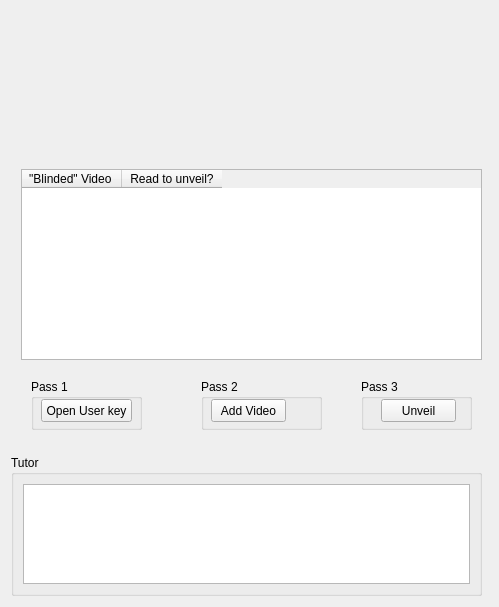
<?xml version="1.0" encoding="UTF-8"?>
<ui version="4.0">
 <class>telaUnveil</class>
 <widget class="QWidget" name="telaUnveil">
  <property name="geometry">
   <rect>
    <x>0</x>
    <y>0</y>
    <width>499</width>
    <height>607</height>
   </rect>
  </property>
  <property name="windowTitle">
   <string>Unveil &quot;blinded&quot; video files</string>
  </property>
  <layout class="QVBoxLayout" name="verticalLayout">
   <item>
    <widget class="QWidget" name="widget" native="true">
     <property name="minimumSize">
      <size>
       <width>451</width>
       <height>100</height>
      </size>
     </property>
     <widget class="QLabel" name="label">
      <property name="geometry">
       <rect>
        <x>10</x>
        <y>10</y>
        <width>461</width>
        <height>111</height>
       </rect>
      </property>
      <property name="minimumSize">
       <size>
        <width>0</width>
        <height>100</height>
       </size>
      </property>
      <property name="text">
       <string/>
      </property>
      <property name="pixmap">
       <pixmap resource="resourcefile.qrc">:/icons/ethowatcher_logo_os.png</pixmap>
      </property>
      <property name="scaledContents">
       <bool>true</bool>
      </property>
     </widget>
    </widget>
   </item>
   <item>
    <widget class="QWidget" name="widget_2" native="true">
     <property name="minimumSize">
      <size>
       <width>451</width>
       <height>280</height>
      </size>
     </property>
     <widget class="QGroupBox" name="groupBox">
      <property name="geometry">
       <rect>
        <x>20</x>
        <y>220</y>
        <width>111</width>
        <height>51</height>
       </rect>
      </property>
      <property name="title">
       <string>Pass 1</string>
      </property>
      <widget class="QPushButton" name="pbUserKey">
       <property name="geometry">
        <rect>
         <x>10</x>
         <y>20</y>
         <width>91</width>
         <height>23</height>
        </rect>
       </property>
       <property name="text">
        <string>Open User key</string>
       </property>
      </widget>
     </widget>
     <widget class="QGroupBox" name="groupBox_2">
      <property name="geometry">
       <rect>
        <x>350</x>
        <y>220</y>
        <width>111</width>
        <height>51</height>
       </rect>
      </property>
      <property name="title">
       <string>Pass 3</string>
      </property>
      <widget class="QPushButton" name="pbUnveil">
       <property name="geometry">
        <rect>
         <x>20</x>
         <y>20</y>
         <width>75</width>
         <height>23</height>
        </rect>
       </property>
       <property name="text">
        <string>Unveil</string>
       </property>
      </widget>
     </widget>
     <widget class="QGroupBox" name="groupBox_4">
      <property name="geometry">
       <rect>
        <x>190</x>
        <y>220</y>
        <width>121</width>
        <height>51</height>
       </rect>
      </property>
      <property name="title">
       <string>Pass 2</string>
      </property>
      <widget class="QPushButton" name="pbAddVideo">
       <property name="geometry">
        <rect>
         <x>10</x>
         <y>20</y>
         <width>75</width>
         <height>23</height>
        </rect>
       </property>
       <property name="text">
        <string>Add Video</string>
       </property>
      </widget>
     </widget>
     <widget class="QTableWidget" name="tabCego">
      <property name="geometry">
       <rect>
        <x>10</x>
        <y>10</y>
        <width>461</width>
        <height>191</height>
       </rect>
      </property>
      <property name="selectionMode">
       <enum>QAbstractItemView::SingleSelection</enum>
      </property>
      <property name="selectionBehavior">
       <enum>QAbstractItemView::SelectRows</enum>
      </property>
      <property name="columnCount">
       <number>2</number>
      </property>
      <column>
       <property name="text">
        <string>&quot;Blinded&quot; Video </string>
       </property>
      </column>
      <column>
       <property name="text">
        <string>Read to unveil?</string>
       </property>
      </column>
     </widget>
    </widget>
   </item>
   <item>
    <widget class="QWidget" name="widget_3" native="true">
     <property name="minimumSize">
      <size>
       <width>441</width>
       <height>151</height>
      </size>
     </property>
     <widget class="QGroupBox" name="groupBox_3">
      <property name="geometry">
       <rect>
        <x>0</x>
        <y>10</y>
        <width>471</width>
        <height>141</height>
       </rect>
      </property>
      <property name="title">
       <string>Tutor</string>
      </property>
      <layout class="QHBoxLayout" name="horizontalLayout">
       <item>
        <widget class="QTextEdit" name="textEdit"/>
       </item>
      </layout>
     </widget>
    </widget>
   </item>
  </layout>
 </widget>
 <resources>
  <include location="resourcefile.qrc"/>
 </resources>
 <connections/>
</ui>
